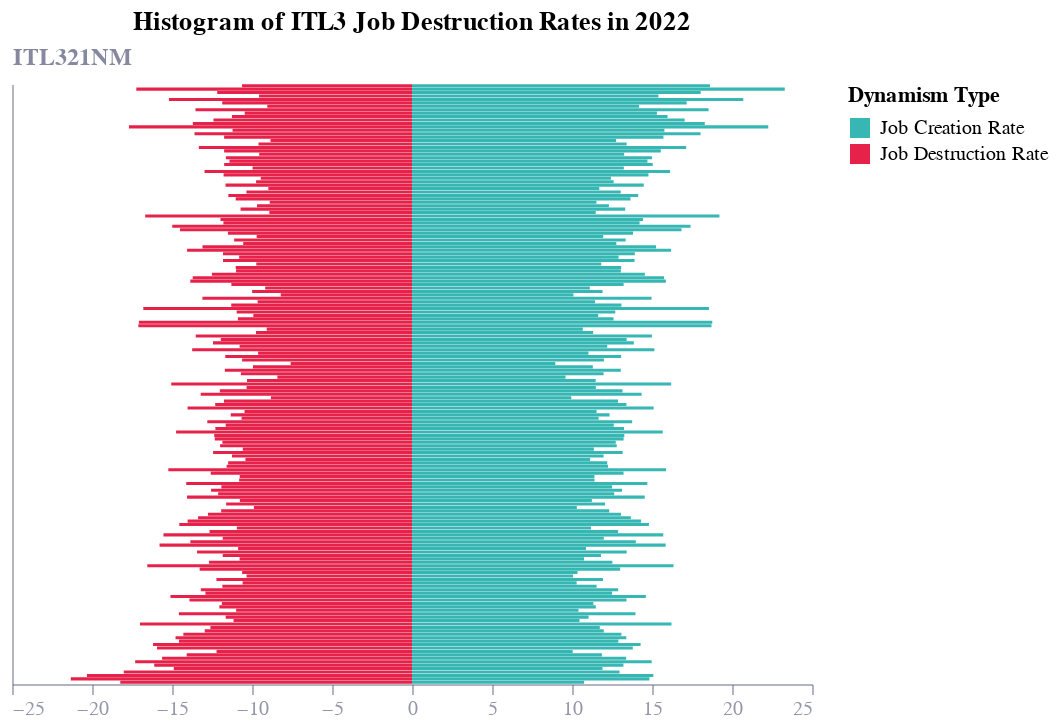

This figure's notebook cell:
### Code cell
itl3_dynamism_2022_long = itl3_dynamism_2022.melt(id_vars=['year','ITL321NM','Net_Job_Creation'], value_vars=['Job Creation Rate','Job Destruction Rate'], var_name='Dynamism Type', value_name='Rate')
itl3_dynamism_2022_long

chart = alt.Chart(itl3_dynamism_2022_long).mark_bar().encode(
        # X-Axis: Job Creation Rate, binned to form the histogram bars
        x=alt.X('Rate:Q'),

        # Y-Axis: Count of occurrences in each bin (Frequency)
        y=alt.Y('ITL321NM:O',axis=alt.Axis(labels=False), sort=alt.EncodingSortField(
            field='Net_Job_Creation', op='mean',order='descending'
        )),
        color=alt.Color('Dynamism Type:N'),

        # Add tooltip for interactivity
        tooltip=['Rate:Q', 'ITL321NM:O']
    ).properties(
        title=f'Histogram of ITL3 Job Destruction Rates in 2022'
    ).interactive()

chart

### Figure 1 — Vega-Lite specification as saved in the notebook (floating-point values rounded to 4 significant figures; data arrays with more than 128 entries replaced by an {"elided": "..."} marker saying what was removed)
{"config": {"font": "Circular Std", "mark": {"line": {"interpolate": "monotone"}}, "view": {"stroke": "transparent", "width": 400, "height": 300}, "range": {"category": ["#36B7B4", "#E6224B", "#F4C245", "#0063AF", "#00A767", "#179FDB", "#EB5C2E"], "diverging": ["#E6224B", "#E54753", "#C9C9C9", "#179FDB", "#122B39"], "heatmap": ["#C9C9C9", "#179FDB", "#0063AF", "#122B39"], "ordinal": ["#00A767", "#36B7B4", "#179FDB", "#0063AF", "#243B5A"]}, "axisX": {"domainColor": "#676A86", "domainOpacity": 0.5, "grid": false, "labelAngle": 0, "labelColor": "#676A86", "labelOpacity": 0.7, "orient": "bottom", "tickColor": "#676A86", "tickCount": 10, "tickOpacity": 0.5, "title": false, "titleAlign": "center", "titleAnchor": "middle", "titleColor": "#676A86", "titleFontSize": 12, "titleOpacity": 0.8, "titleY": -15}, "axisY": {"domainColor": "#676A86", "domainOpacity": 0.5, "gridColor": "#676A86", "gridDash": [1, 5], "gridOpacity": 0.5, "labelColor": "#676A86", "labelOpacity": 0.7, "labelPadding": 5, "tickColor": "#676A86", "tickCount": 8, "tickOpacity": 0.5, "ticks": false, "titleAlign": "left", "titleAngle": 0, "titleBaseline": "bottom", "titleColor": "#676A86", "titleFontSize": 12, "titleOpacity": 0.8, "titleX": 0, "titleY": -7}}, "data": {"name": "data-b13acf434dfdac0bd4b45163b04c6e25"}, "mark": {"type": "bar"}, "encoding": {"color": {"field": "Dynamism Type", "type": "nominal"}, "tooltip": [{"field": "Rate", "type": "quantitative"}, {"field": "ITL321NM", "type": "ordinal"}], "x": {"field": "Rate", "type": "quantitative"}, "y": {"axis": {"labels": false}, "field": "ITL321NM", "sort": {"field": "Net_Job_Creation", "op": "mean", "order": "descending"}, "type": "ordinal"}}, "params": [{"name": "param_17", "select": {"type": "interval", "encodings": ["x", "y"]}, "bind": "scales"}], "title": "Histogram of ITL3 Job Destruction Rates in 2022", "$schema": "https://vega.github.io/schema/vega-lite/v5.20.1.json", "datasets": {"data-b13acf434dfdac0bd4b45163b04c6e25": {"elided": "350 records"}}}
